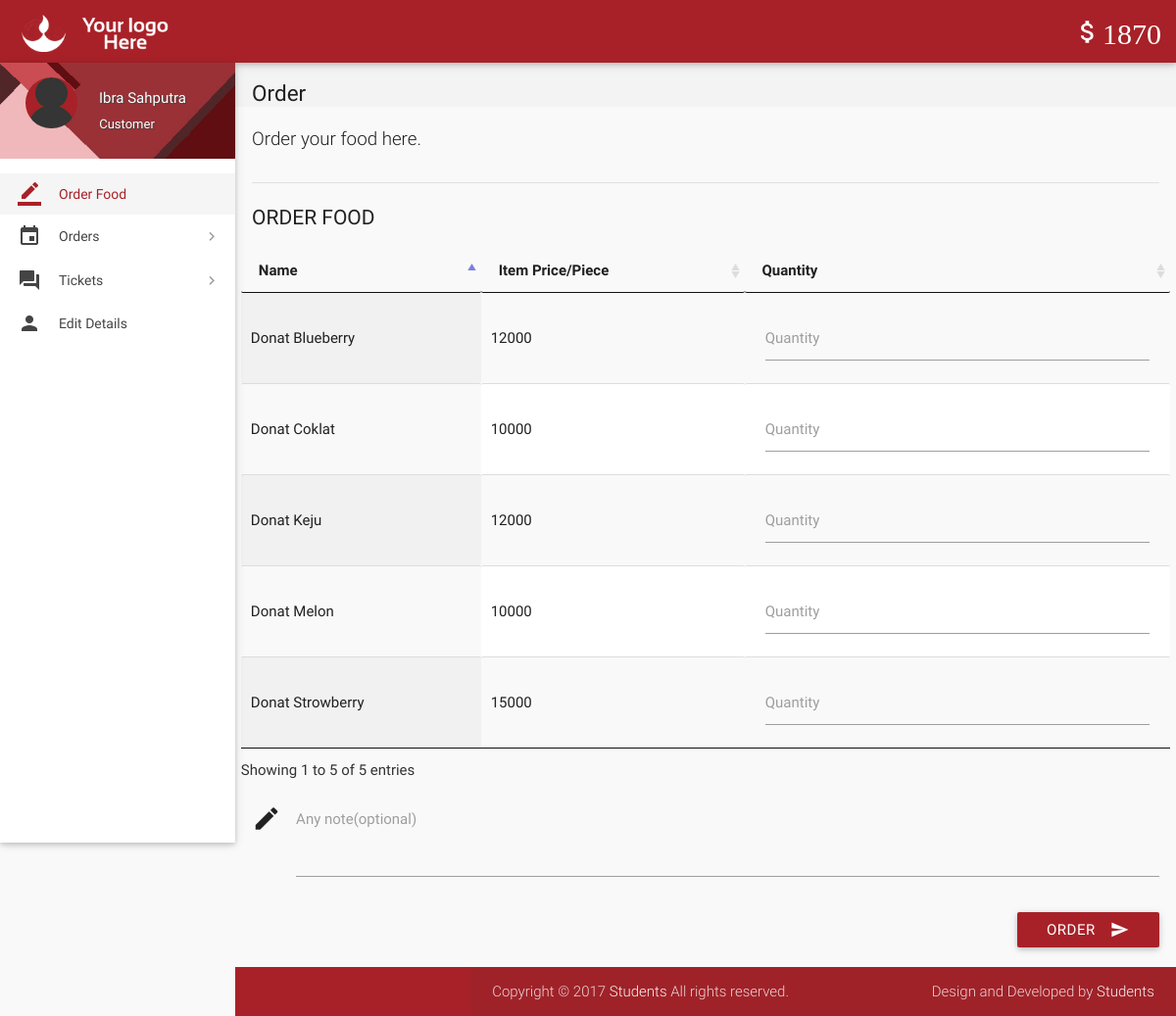
Screenshot of /index.php (signed in) with the database file from the repository.
### tables this page shows
CREATE TABLE `wallet_details` (
  `id` int(11) NOT NULL,
  `wallet_id` int(11) NOT NULL,
  `number` varchar(16) NOT NULL,
  `cvv` int(3) NOT NULL,
  `balance` int(11) NOT NULL DEFAULT 2000
);

CREATE TABLE `items` (
  `id` int(11) NOT NULL,
  `name` varchar(20) NOT NULL,
  `price` int(11) NOT NULL,
  `deleted` tinyint(4) NOT NULL DEFAULT 0
);

### includes/wallet.php (called while the page is built)
<?php
$user_id=$_SESSION['user_id'];
$sql = mysqli_query($con, "SELECT * FROM wallet where customer_id = $user_id");
while($row1 = mysqli_fetch_array($sql)){
$wallet_id = $row1['id'];
}
$sql = mysqli_query($con, "SELECT * FROM wallet_details where wallet_id = $wallet_id");
while($row1 = mysqli_fetch_array($sql)){
$balance = $row1['balance'];
}
?>

### includes/connect.php (called while the page is built, shortened)
<?php
$name = $_SESSION['name'];
$role = $_SESSION['role'];
?>

### index.php (the view, shortened to what this page needs)
<?php
include 'includes/connect.php';
include 'includes/wallet.php';
	if($_SESSION['customer_sid']==session_id())
	{
		?>
<!DOCTYPE html>
<html lang="en">
<head>
  <link href="css/materialize.min.css" type="text/css" rel="stylesheet" media="screen,projection">
  <link href="css/style.min.css" type="text/css" rel="stylesheet" media="screen,projection">
  <link href="css/custom/custom.min.css" type="text/css" rel="stylesheet" media="screen,projection">
  <link href="js/plugins/perfect-scrollbar/perfect-scrollbar.css" type="text/css" rel="stylesheet" media="screen,projection">
  <link href="js/plugins/data-tables/css/jquery.dataTables.min.css" type="text/css" rel="stylesheet" media="screen,projection">
</head>
<body>
  <header id="header" class="page-topbar">
        <div class="navbar-fixed">
            <nav class="navbar-color">
                <div class="nav-wrapper">
                    <ul class="left">
                      <li><h1 class="logo-wrapper"><a href="index.php" class="brand-logo darken-1"><img src="images/materialize-logo.png" alt="logo"></a> <span class="logo-text">Logo</span></h1></li>
                    </ul>
                    <ul class="right hide-on-med-and-down">
                        <li><a href="#" class="waves-effect waves-block waves-light"><i class="mdi-editor-attach-money"><?php echo $balance;?></i></a>
                        </li>
                    </ul>
                </div>
            </nav>
        </div>
  </header>
  <div id="main">
    <div class="wrapper">
      <aside id="left-sidebar-nav">
        <ul id="slide-out" class="side-nav fixed leftside-navigation">
            <li class="user-details cyan darken-2">
            <div class="row">
                <div class="col col s4 m4 l4">
                    <img src="images/avatar.jpg" alt="" class="circle responsive-img valign profile-image">
                </div>
                <div class="col col s8 m8 l8">
                    <a class="btn-flat dropdown-button waves-effect waves-light white-text profile-btn" href="#" data-activates="profile-dropdown"><?php echo $name;?> <i class="mdi-navigation-arrow-drop-down right"></i></a>
                    <p class="user-roal"><?php echo $role;?></p>
                </div>
            </div>
            </li>
            <li class="bold active"><a href="index.php" class="waves-effect waves-cyan"><i class="mdi-editor-border-color"></i> Order Food</a>
            </li>
                <li class="no-padding">
                    <ul class="collapsible collapsible-accordion">
                        <li class="bold"><a class="collapsible-header waves-effect waves-cyan"><i class="mdi-editor-insert-invitation"></i> Orders</a>
                        </li>
                    </ul>
                </li>
                <li class="no-padding">
                    <ul class="collapsible collapsible-accordion">
                        <li class="bold"><a class="collapsible-header waves-effect waves-cyan"><i class="mdi-action-question-answer"></i> Tickets</a>
                        </li>
                    </ul>
                </li>
            <li class="bold"><a href="details.php" class="waves-effect waves-cyan"><i class="mdi-social-person"></i> Edit Details</a>
            </li>
        </ul>
        </aside>
      <section id="content">
        <div id="breadcrumbs-wrapper">
          <div class="container">
            <div class="row">
              <div class="col s12 m12 l12">
                <h5 class="breadcrumbs-title">Order</h5>
              </div>
            </div>
          </div>
        </div>
        <div class="container">
          <p class="caption">Order your food here.</p>
          <div class="divider"></div>
		  <form class="formValidate" id="formValidate" method="post" action="place-order.php" novalidate="novalidate">
            <div class="row">
              <div class="col s12 m4 l3">
                <h4 class="header">Order Food</h4>
              </div>
              <div>
                  <table id="data-table-customer" class="responsive-table display" cellspacing="0">
                    <thead>
                      <tr>
                        <th>Name</th>
                        <th>Item Price/Piece</th>
                        <th>Quantity</th>
                      </tr>
                    </thead>
                    <tbody>
				<?php
				$result = mysqli_query($con, "SELECT * FROM items where not deleted;");
				while($row = mysqli_fetch_array($result))
				{
					echo '<tr><td>'.$row["name"].'</td><td>'.$row["price"].'</td>';
					echo '<td><div class="input-field col s12"><label for='.$row["id"].' class="">Quantity</label>';
					echo '<input id="'.$row["id"].'" name="'.$row['id'].'" type="text" data-error=".errorTxt'.$row["id"].'"><div class="errorTxt'.$row["id"].'"></div></td></tr>';
				}
				?>
                    </tbody>
</table>
              </div>
			  <div class="input-field col s12">
              <i class="mdi-editor-mode-edit prefix"></i>
              <textarea id="description" name="description" class="materialize-textarea"></textarea>
              <label for="description" class="">Any note(optional)</label>
			  </div>
			  <div>
			  <div class="input-field col s12">
                              <button class="btn cyan waves-effect waves-light right" type="submit" name="action">Order
                                <i class="mdi-content-send right"></i>
                              </button>
                            </div>
            </div>
			</form>
          </div>
        </div>
  </div>
  <footer class="page-footer">
    <div class="footer-copyright">
      <div class="container">
        <span>Copyright © 2017 <a class="grey-text text-lighten-4" href="#" target="_blank">Students</a> All rights reserved.</span>
        <span class="right"> Design and Developed by <a class="grey-text text-lighten-4" href="#">Students</a></span>
        </div>
    </div>
  </footer>
</body>
</html>
<?php
	}
?>

### rows the page displays
wallet_details: balance "1870"
items: name "Donat Coklat", price "10000"
items: name "Donat Keju", price "12000"
items: name "Donat Strowberry", price "15000"
items: name "Donat Blueberry", price "12000"
items: name "Donat Melon", price "10000"

### other values shown
$name "Ibra Sahputra"
$role "Customer"
